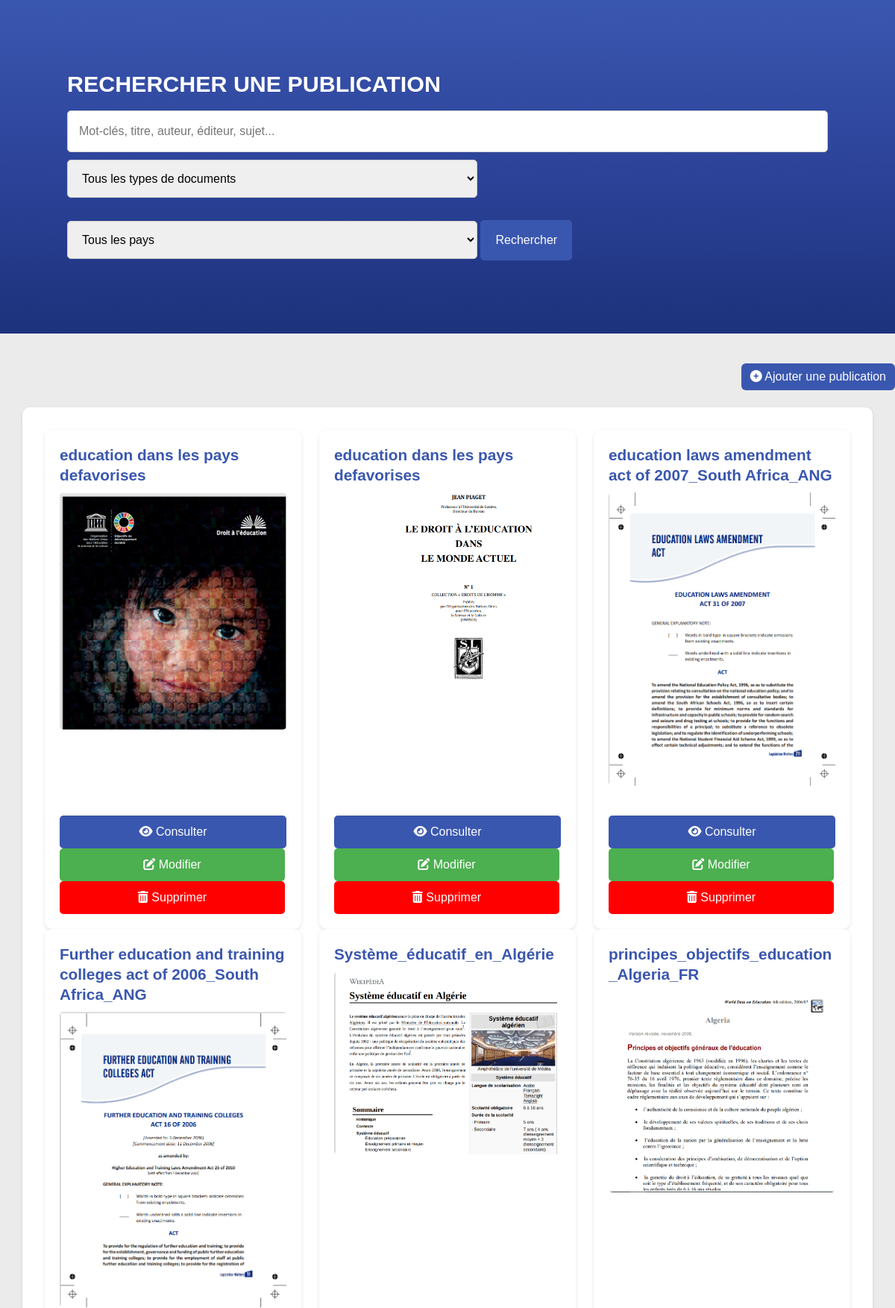
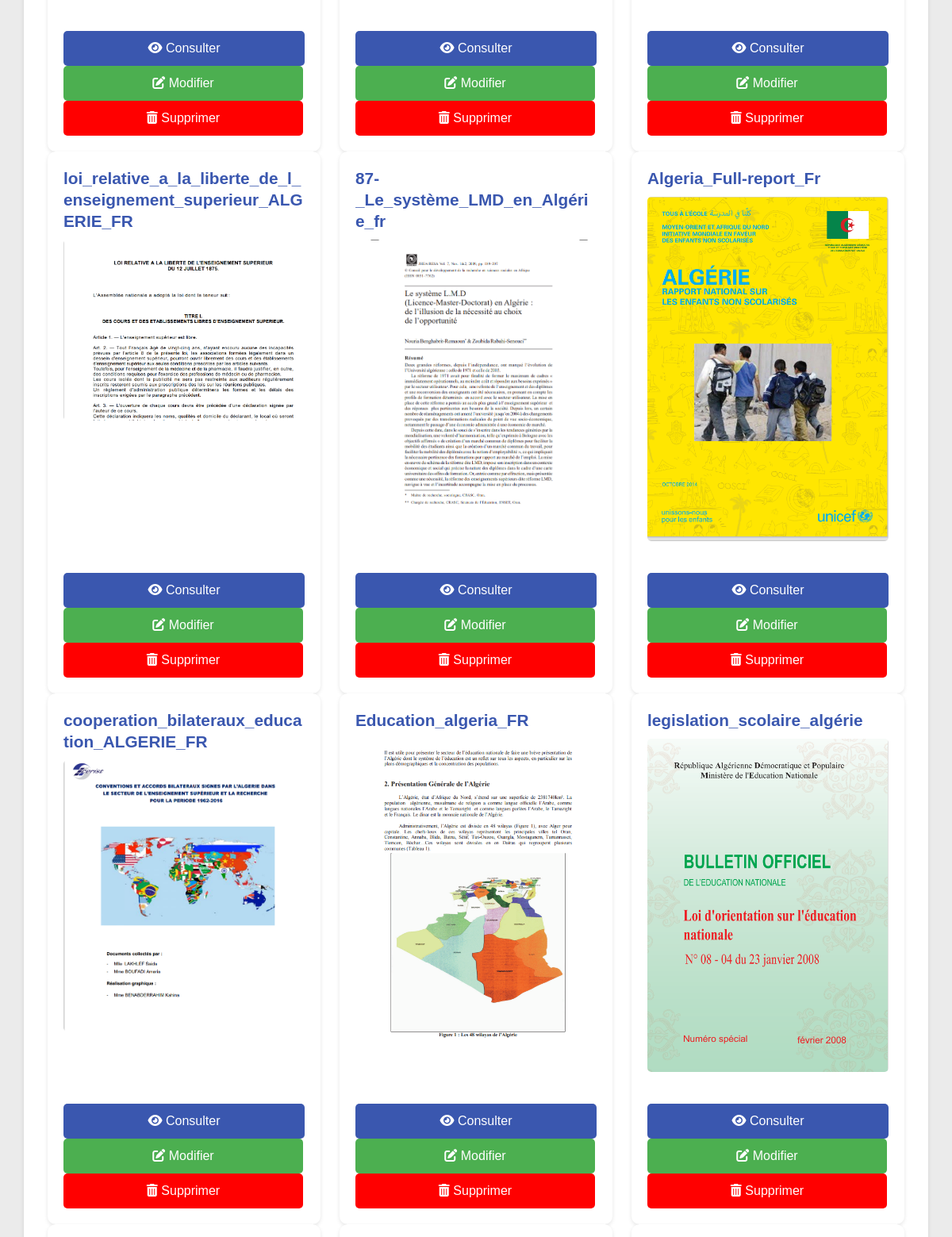
The app's page /presentation/liste_publications__a.php (upper part) with its own data (2 pictures, top to bottom).
### tables this page shows
CREATE TABLE `publication` (
  `idP` int(11) NOT NULL,
  `titreP` varchar(400) DEFAULT NULL,
  `dateP` datetime DEFAULT NULL,
  `document` varchar(250) DEFAULT NULL,
  `contenuP` varchar(2000) DEFAULT NULL,
  `auteurP` varchar(30) DEFAULT NULL,
  `idU_Utilisateur` int(11) DEFAULT NULL,
  `type_document` varchar(50) DEFAULT NULL,
  `image_descriptive` varchar(400) DEFAULT NULL,
  `valide` tinyint(1) DEFAULT NULL,
  `id_pays` int(11) DEFAULT NULL,
  `id_organisation` int(11) DEFAULT NULL,
  `id_continent` int(11) DEFAULT NULL
);

### access_donnees/basedonnee.php (called while the page is built, shortened)
<?php
class basedonnee{
private $pdo;
function __construct(){
    $this->pdo = new PDO(self::DNS, self::username, self::password);
    $this->pdo->setAttribute(PDO::ATTR_ERRMODE, PDO::ERRMODE_EXCEPTION);
}
function request($sql, $params = null)
{
    $req = $this->pdo->prepare($sql);
    if ($params == null) {
        $req->execute();
    } else {
        $req->execute($params);
    }
    return $req;
}
function recover($req, $one = true)
{
    $datas = null;
    $req->setFetchMode(PDO::FETCH_OBJ);
    if ($one == true) {
        $datas = $req->fetch();
    } else {
        $datas = $req->fetchAll();
    }
    return $datas;
}
}
?>

### presentation/liste_publications__a.php (the view, shortened to what this page needs)
<!DOCTYPE html>
<html>
<head>
  <link href="https://cdn.jsdelivr.net/npm/bootstrap@5.3.3/dist/css/bootstrap.min.css" rel="stylesheet">
  <link href="https://cdnjs.cloudflare.com/ajax/libs/font-awesome/6.0.0-beta3/css/all.min.css" rel="stylesheet">
</head>
<body>
<div class="search-form">
  <form method="GET" action="../metier/recherche_publications.php">
    <label> Rechercher une publication </label>
    <input type="text" name="search" id="search" placeholder="Mot-clés, titre, auteur, éditeur, sujet..." >
    <select id="type_document" name="type_document">
      <option value="">Tous les types de documents</option>
    </select>
    <select id="pays" name="pays">
    <option value="">Tous les pays</option>
    </select>
    <button type="submit">Rechercher</button>
  </form>
</div>
<div style="text-align: center; margin-top: -35px;float: right;">
      <a href="effectuer_publication.php" class="btn btn-primary"><i class="fas fa-plus-circle"></i> Ajouter une publication</a>
</div>
    <br>
<div class="container">
  <div class="row">
  <?php
  require_once '../access_donnees/basedonnee.php';
  $db = new basedonnee();
  $sql = "SELECT * FROM Publication ORDER BY dateP DESC";
  $result = $db->request($sql);
  $publications = $db->recover($result, false);
  if (!empty($publications)) {
    foreach ($publications as $key => $publication) {
      if ($key % 3 == 0 && $key != 0) {
        echo '</div><div class="row">';
      }
      echo '<div class="col-md-4 col-sm-6">';
      echo '<div class="publication">';
      echo '<h3 class="publication-title">' . $publication->titreP . '</h3>';
      if (!empty($publication->document)) {
        $isImage = getimagesize($publication->document);
        if ($isImage !== false) {
          echo '<img class="document-image" src="' . $publication->document . '" alt="Image">';
          echo '<a class="btn btn-primary document-link" href="contenupublication.php?id=' . $publication->idP . '"><i class="fas fa-eye"></i>Consulter</a>';
          echo '<a href="../metier/modifier_publications.php?id=' . $publication->idP . '" class="btn  btn-modifier" ><i class="fas fa-edit"></i> Modifier</a>';
          echo '<a href="../metier/supprimer_publication.php?id=' . $publication->idP . '" class="btn btn-danger btn-supprimer" onclick="return confirm(\'Êtes-vous sûr de vouloir supprimer cette publication?\');"><i class="fas fa-trash-alt"></i>Supprimer</a>';
        } else {
          echo '<img class="document-image" src="' . $publication->image_descriptive . '" alt="Image descriptive">';
          echo '<a class="btn btn-primary document-link" href="contenupublication.php?id=' . $publication->idP . '"><i class="fas fa-eye"></i> Consulter</a>';
          echo '<a href="../metier/modifier_publications.php?id=' . $publication->idP . '" class="btn btn-success btn-modifier"><i class="fas fa-edit"></i> Modifier</a>';
          echo '<a href="../metier/supprimer_publication.php?id=' . $publication->idP . '" class="btn btn-danger btn-supprimer" onclick="return confirm(\'Êtes-vous sûr de vouloir supprimer cette publication?\');"><i class="fas fa-trash-alt"></i> Supprimer</a>';
        }
      }
      echo '</div>';
      echo '</div>';
    }
  } else {
    echo "Aucune publication trouvée.";
  }
  ?>
  </div>
</div>
</body>
</html>

### presentation/liste_publications__a.php (style rules this page uses)
body { font-family: 'Arial', sans-serif; background-color: #ebebeb; color: #3a57af; }
.container { background-color: #fff; padding: 30px; border-radius: 10px; box-shadow: 0px 2px 5px rgba(0, 0, 0, 0.1); }
.publication { background-color: #fff; padding: 20px; border-radius: 10px; margin-bottom: 30px; box-shadow: 0px 2px 5px rgba(0, 0, 0, 0.1); display: flex; flex-direction: column; height: 100%; }
.publication-title { font-size: 1.3em; margin-bottom: 10px; color: #3a57af; font-weight: bold; word-wrap: break-word; white-space: pre-wrap; overflow: hidden; text-overflow: ellipsis; max-height: 3.9em; line-height: 1.3em; }
.document-image { width: 100%; height: auto; margin-bottom: 10px; border-radius: 5px; }
.document-link { background-color: #3a57af; color: #fff; border: none; padding: 10px 20px; border-radius: 5px; cursor: pointer; margin-top: auto; }
.btn-modifier { background-color: #4CAF50; color: white; border: none; padding: 10px 5px; border-radius: 5px; cursor: pointer; margin-right: 2px; transition: background-color 0.3s ease; }
.btn-supprimer { background-color: red; color: #fff; border: none; padding: 10px 5px; border-radius: 5px; cursor: pointer; margin-right: 2px; }
.search-form { background: linear-gradient(to bottom, #3a57af, #2d439a, #1c327b); padding: 90px; display: flex; flex-direction: column; margin-bottom: 75px; }
.search-form input[type="text"] { width: 100%; padding: 15px; border: 1px solid #ccc; border-radius: 5px; margin-bottom: 10px; font-size: 16px; }
.search-form button { background-color: #3a57af; color: #fff; border: none; padding: 15px 20px; border-radius: 5px; cursor: pointer; font-size: 16px; margin-top: 20px; }
.search-form select { width: 100%; max-width: 550px; padding: 15px; border: 1px solid #ccc; border-radius: 5px; margin-bottom: 10px; font-size: 16px; }
.search-form label { font-weight: bold; margin-bottom: 12px; color: #fff; font-family: 'Arial Black', sans-serif; font-size: 1.9em; text-transform: uppercase; }
.btn-primary { background-color: #3a57af; border: none; }

### records on screen
publication: titreP "education dans les pays defavorises", image_descriptive (picture)
publication: titreP "education dans les pays defavorises", image_descriptive (picture)
publication: titreP "education laws amendment act of 2007_South Africa_ANG", image_descriptive (picture)
publication: titreP "Further education and training colleges act of 2006_South Africa_ANG…", image_descriptive (picture)
publication: titreP "Système_éducatif_en_Algérie", image_descriptive (picture)
publication: titreP "principes_objectifs_education_Algeria_FR", image_descriptive (picture)
publication: titreP "loi_relative_a_la_liberte_de_l_enseignement_superieur_ALGERIE_FR", image_descriptive (picture)
publication: titreP "87-_Le_système_LMD_en_Algérie_fr", image_descriptive (picture)
publication: titreP "Algeria_Full-report_Fr", image_descriptive (picture)
publication: titreP "cooperation_bilateraux_education_ALGERIE_FR", image_descriptive (picture)
publication: titreP "Education_algeria_FR", image_descriptive (picture)
publication: titreP "legislation_scolaire_algérie", image_descriptive (picture)
